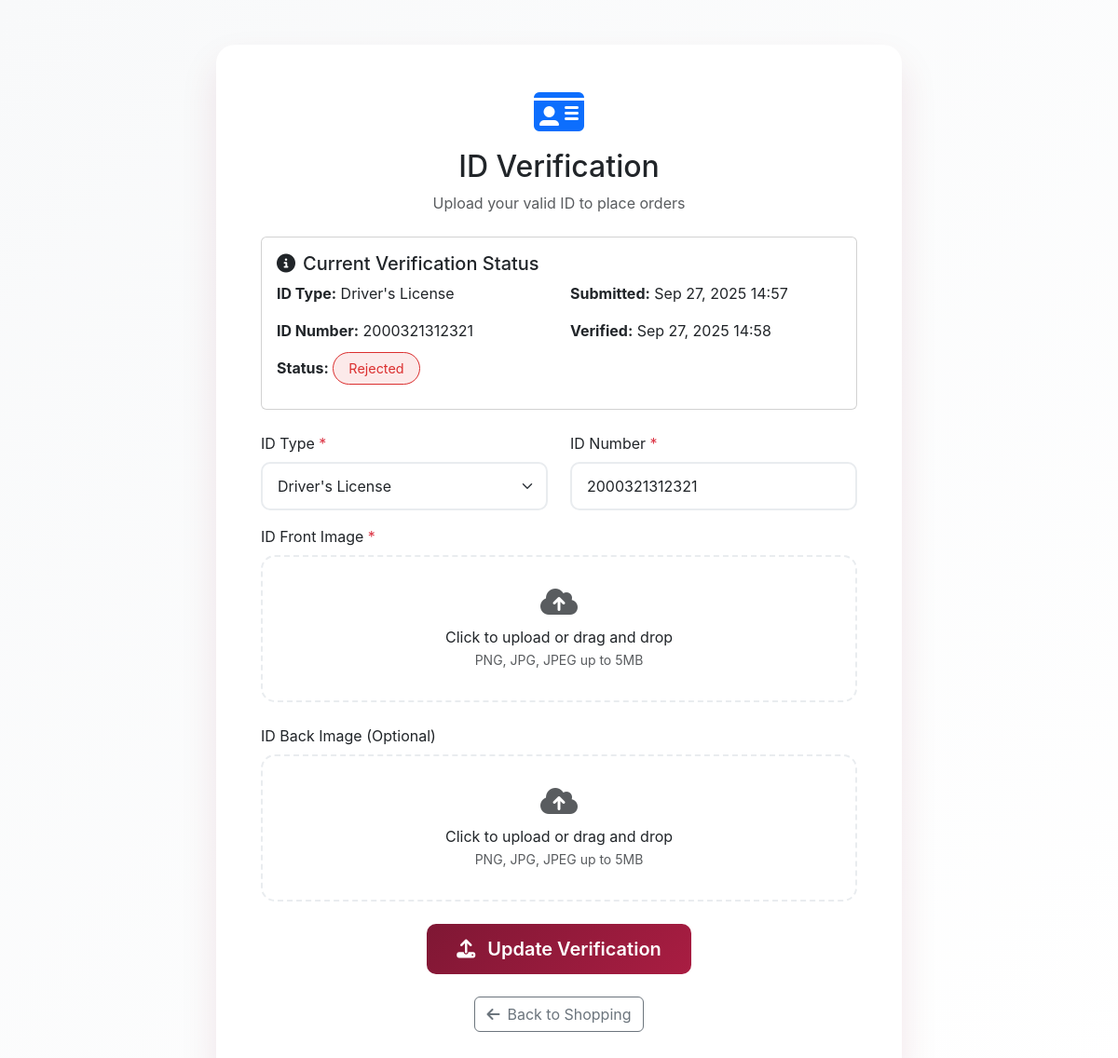
The page /id_verification.php (signed in) on the database its author committed.
### tables this page shows
CREATE TABLE `customer_id_verification` (
  `verification_id` int(11) NOT NULL,
  `user_id` int(11) NOT NULL,
  `id_type` varchar(50) NOT NULL,
  `id_number` varchar(100) NOT NULL,
  `id_front_image` varchar(255) NOT NULL,
  `id_back_image` varchar(255) DEFAULT NULL,
  `status` enum('pending','approved','rejected') DEFAULT 'pending',
  `rejection_reason` text DEFAULT NULL,
  `admin_notes` text DEFAULT NULL,
  `verified_by` int(11) DEFAULT NULL,
  `verified_at` timestamp NULL DEFAULT NULL,
  `created_at` timestamp NOT NULL DEFAULT current_timestamp(),
  `updated_at` timestamp NOT NULL DEFAULT current_timestamp() ON UPDATE current_timestamp()
);

### id_verification.php (the view, shortened to what this page needs)
<?php
include 'includes/db.php';
$user_id = $_SESSION['user_id'];
$stmt = $pdo->prepare("SELECT * FROM customer_id_verification WHERE user_id = ?");
$stmt->execute([$user_id]);
$existing_verification = $stmt->fetch(PDO::FETCH_ASSOC);
?>
<!DOCTYPE html>
<html lang="en">
<head>
    <link href="https://cdn.jsdelivr.net/npm/bootstrap@5.3.0/dist/css/bootstrap.min.css" rel="stylesheet">
    <link rel="stylesheet" href="https://cdnjs.cloudflare.com/ajax/libs/font-awesome/6.4.0/css/all.min.css">
</head>
<body>
    <div class="container py-5">
        <div class="row justify-content-center">
            <div class="col-lg-8">
                <div class="verification-card p-5">
                    <div class="text-center mb-4">
                        <i class="fas fa-id-card text-primary" style="font-size: 3rem; color: var(--bs-secondary);"></i>
                        <h2 class="mt-3 mb-2">ID Verification</h2>
                        <p class="text-muted">Upload your valid ID to place orders</p>
                    </div>
                    <?php if ($existing_verification): ?>
                        <div class="card mb-4">
                            <div class="card-body">
                                <h5 class="card-title d-flex align-items-center">
                                    <i class="fas fa-info-circle me-2"></i>Current Verification Status
                                </h5>
                                <div class="row">
                                    <div class="col-md-6">
                                        <p><strong>ID Type:</strong> <?= htmlspecialchars($existing_verification['id_type']) ?></p>
                                        <p><strong>ID Number:</strong> <?= htmlspecialchars($existing_verification['id_number']) ?></p>
                                        <p><strong>Status:</strong>
                                            <span class="status-badge status-<?= $existing_verification['status'] ?>">
                                                <?= ucfirst($existing_verification['status']) ?>
                                            </span>
                                        </p>
                                    </div>
                                    <div class="col-md-6">
                                        <p><strong>Submitted:</strong> <?= date('M d, Y H:i', strtotime($existing_verification['created_at'])) ?></p>
                                        <?php if ($existing_verification['verified_at']): ?>
                                            <p><strong>Verified:</strong> <?= date('M d, Y H:i', strtotime($existing_verification['verified_at'])) ?></p>
                                        <?php endif; ?>
                                    </div>
                                </div>
                            </div>
                        </div>
                    <?php endif; ?>
                    <form method="POST" enctype="multipart/form-data" id="verificationForm">
                        <div class="row">
                            <div class="col-md-6 mb-3">
                                <label for="id_type" class="form-label">ID Type <span class="text-danger">*</span></label>
                                <select class="form-select" id="id_type" name="id_type" required>
                                    <option value="Driver's License" <?= ($existing_verification && $existing_verification['id_type'] === "Driver's License") ? 'selected' : '' ?>>Driver's License</option>
                                </select>
                            </div>
                            <div class="col-md-6 mb-3">
                                <label for="id_number" class="form-label">ID Number <span class="text-danger">*</span></label>
                                <input type="text" class="form-control" id="id_number" name="id_number"
                                       value="<?= htmlspecialchars($existing_verification['id_number'] ?? '') ?>" required>
                            </div>
                        </div>
                        <div class="mb-4">
                            <label class="form-label">ID Front Image <span class="text-danger">*</span></label>
                            <div class="upload-area" onclick="document.getElementById('id_front').click()">
                                <i class="fas fa-cloud-upload-alt text-muted" style="font-size: 2rem;"></i>
                                <p class="mt-2 mb-0">Click to upload or drag and drop</p>
                                <small class="text-muted">PNG, JPG, JPEG up to 5MB</small>
                            </div>
                        </div>
                        <div class="mb-4">
                            <label class="form-label">ID Back Image (Optional)</label>
                            <div class="upload-area" onclick="document.getElementById('id_back').click()">
                                <i class="fas fa-cloud-upload-alt text-muted" style="font-size: 2rem;"></i>
                                <p class="mt-2 mb-0">Click to upload or drag and drop</p>
                                <small class="text-muted">PNG, JPG, JPEG up to 5MB</small>
                            </div>
                        </div>
                        <div class="text-center">
                            <button type="submit" name="submit_id" class="btn btn-primary btn-lg">
                                <i class="fas fa-upload me-2"></i>
                                <?= $existing_verification ? 'Update Verification' : 'Submit Verification' ?>
                            </button>
                        </div>
                    </form>
                    <div class="text-center mt-4">
                        <a href="product.php" class="btn btn-outline-secondary">
                            <i class="fas fa-arrow-left me-2"></i>Back to Shopping
                        </a>
                    </div>
                </div>
            </div>
        </div>
    </div>
</body>
</html>

### id_verification.php (style rules this page uses)
:root { --bs-primary: #ffffff; --bs-secondary: #7F1734; --bs-success: #198754; --bs-danger: #db3030; --bs-warning: #ffc107; --bs-info: #016bf8; --bs-light: #f0f3f2; --bs-dark: #001e2b; }
body { background: linear-gradient(135deg, #f8f9fa 0%, #ffffff 100%); min-height: 100vh; font-family: 'Inter', -apple-system, BlinkMacSystemFont, 'Segoe UI', Roboto, sans-serif; }
.verification-card { background: white; border-radius: 20px; box-shadow: 0 20px 40px rgba(127, 23, 52, 0.1); border: none; }
.status-badge { font-size: 0.9rem; padding: 0.5rem 1rem; border-radius: 50px; }
.status-rejected { background: rgba(219, 48, 48, 0.1); color: #db3030; border: 1px solid #db3030; }
.btn-primary { background: linear-gradient(135deg, var(--bs-secondary) 0%, #a91d42 100%); border: none; border-radius: 10px; padding: 0.75rem 2rem; font-weight: 600; transition: all 0.3s ease; }
.form-control, .form-select { border-radius: 10px; border: 2px solid #e9ecef; padding: 0.75rem 1rem; transition: all 0.3s ease; }
.upload-area { border: 2px dashed #e9ecef; border-radius: 15px; padding: 2rem; text-align: center; transition: all 0.3s ease; cursor: pointer; }

### rows shown on the page
customer_id_verification: id_type "Driver's License", id_number "2000321312321", status "Rejected", created_at "Sep 27, 2025 14:57", verified_at "Sep 27, 2025 14:58"
